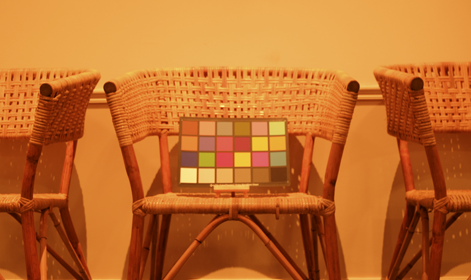
#> input picture 05_AWB/images/NikonD5200_0001_G_AS.png, 471 x 280 px
$ python gray_world.py
#> lines starting #> are read from the running program, lines starting #| are printed output that depends on the picture; after the words box and inside, x2 and y2 are one past the last pixel; in counts of white or black regions, pixels touching at a corner belong together
import cv2
import numpy as np
import matplotlib.pyplot as plt

if __name__ == '__main__':
    raw_img = cv2.imread("../images/NikonD5200_0001_G_AS.png")
#> raw_img is the input picture: shape (280, 471, 3); mean B, G, R 43.1, 108.6, 192

    img_rgb = cv2.cvtColor(raw_img,cv2.COLOR_BGR2RGB)
    r_channel = img_rgb[:,:,0]
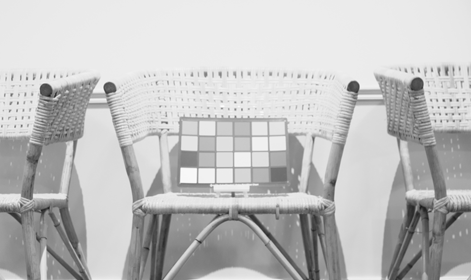
#> r_channel: shape (280, 471); min 26, max 254, mean 192
    g_channel = img_rgb[:,:,1]
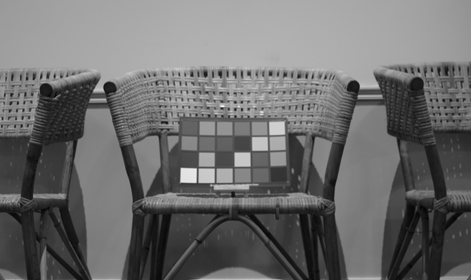
#> g_channel: shape (280, 471); min 3, max 243, mean 108.6
    b_channel = img_rgb[:,:,2]
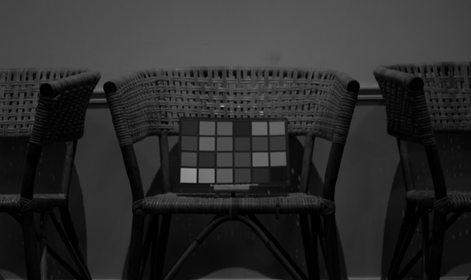
#> b_channel: shape (280, 471); min 0, max 155, mean 43.1

    r_channel_mean = np.mean(r_channel)
#> r_channel_mean = 192
    g_channel_mean = np.mean(g_channel)
#> g_channel_mean = 108.6
    b_channel_mean = np.mean(b_channel)
#> b_channel_mean = 43.09

    r_channel_gain = g_channel_mean/r_channel_mean
#> r_channel_gain = 0.566
    b_channel_gain = g_channel_mean/b_channel_mean
#> b_channel_gain = 2.52

    new_img = np.zeros(raw_img.shape)
    new_img[:,:,0] = r_channel*r_channel_gain
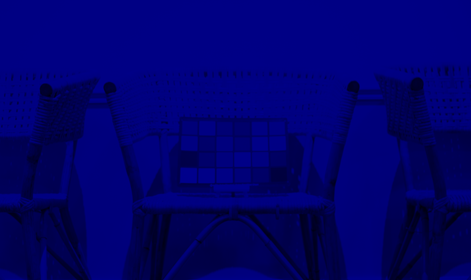
#> new_img: shape (280, 471, 3) float64; mean of channels 0, 1, 2 108.6, 0, 0; drawn as B, G, R
    new_img[:,:,1] = g_channel
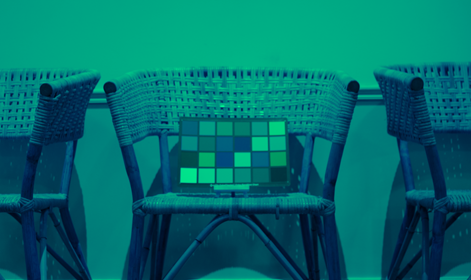
#> new_img: shape (280, 471, 3) float64; mean of channels 0, 1, 2 108.6, 108.6, 0; drawn as B, G, R
    new_img[:,:,2] = b_channel*b_channel_gain
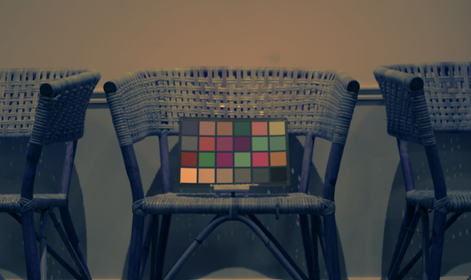
#> new_img: shape (280, 471, 3) float64; mean of channels 0, 1, 2 108.6, 108.6, 108.6; drawn with min black and max white

    new_img[new_img>255] = 255
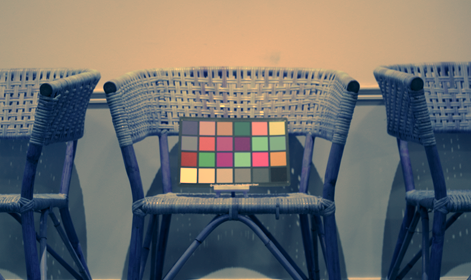
#> new_img: shape (280, 471, 3) float64; 0.42% of pixels changed, all inside (x1, y1, x2, y2) = (102, 69, 271, 186); drawn as B, G, R
    new_img = new_img.astype(np.uint8)

    plt.figure()
    plt.subplot(121)
    plt.imshow(img_rgb)
    plt.subplot(122)
    plt.imshow(new_img)
    plt.show()
